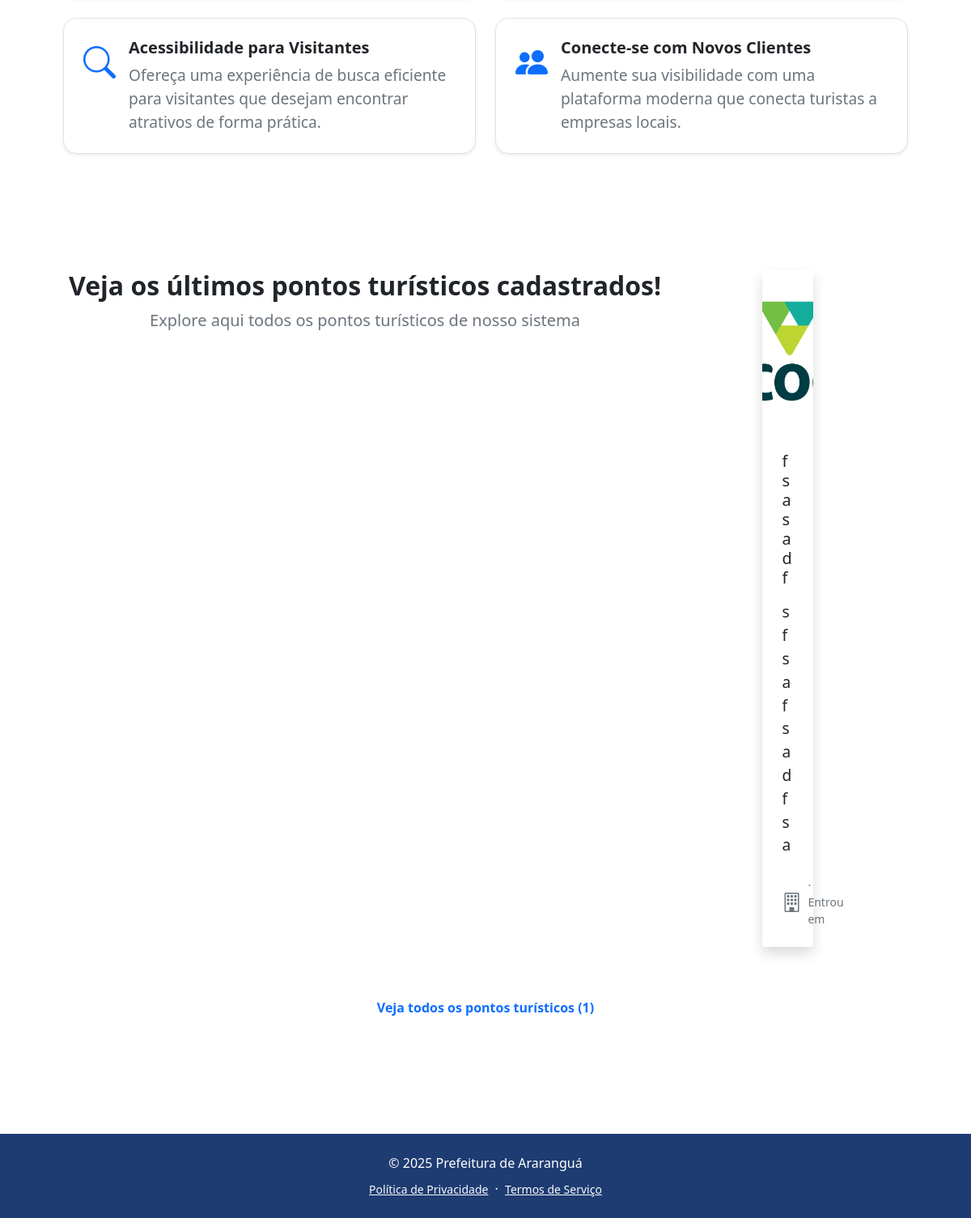
Before: /home/ (lower part) with the older database file.
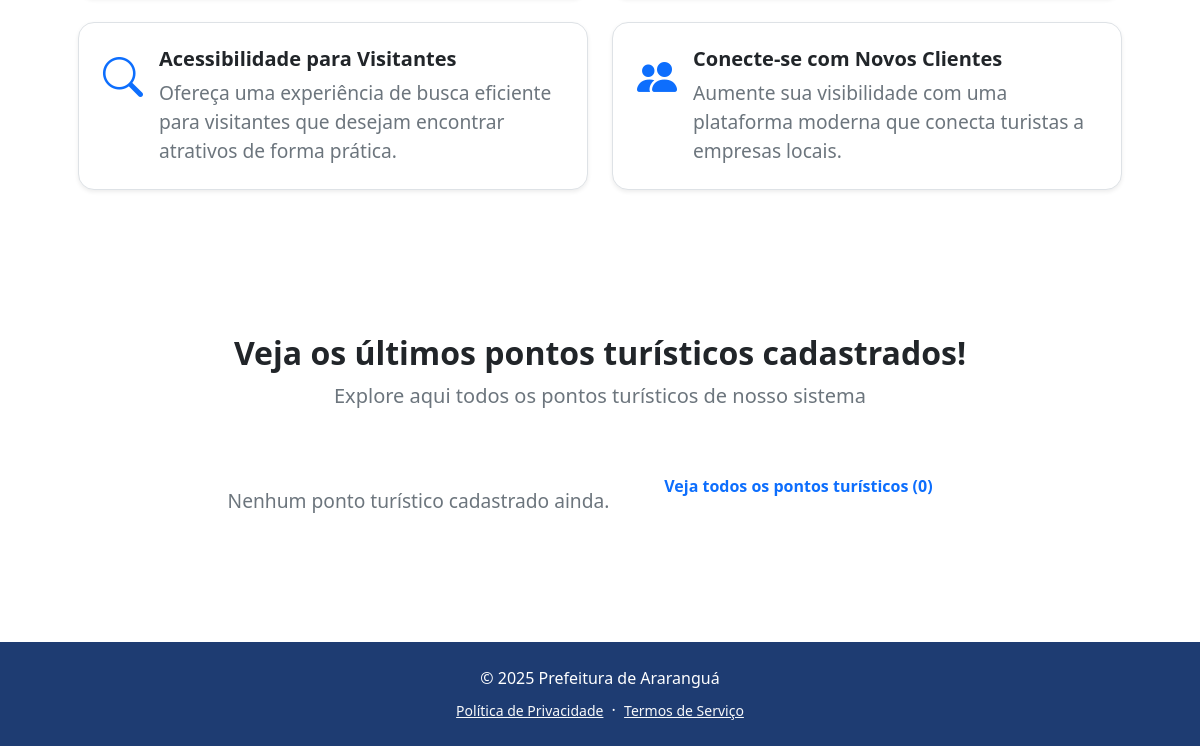
After: the same page with the newer database file.
### accounts/models.py (models this page shows, shortened)
class Empresa(models.Model):
    user = models.ForeignKey(User, on_delete=models.CASCADE, related_name='empresas')
    nome = models.CharField(max_length=255)
    categoria = models.ForeignKey(Categoria, on_delete=models.SET_NULL, null=True)
    descricao = models.TextField()
    rua = models.CharField(max_length=255)
    bairro = models.CharField(max_length=100)
    cidade = models.CharField(max_length=100)
    numero = models.CharField(max_length=10)
    cep = models.CharField(max_length=8)
    latitude = models.DecimalField(max_digits=9, decimal_places=6, null=True, blank=True)
    longitude = models.DecimalField(max_digits=9, decimal_places=6, null=True, blank=True)
    telefone = models.CharField(max_length=20)
    email = models.EmailField()
    site = models.URLField(blank=True, null=True)
    imagem = models.ImageField(upload_to='empresas/', blank=True, null=True)
    data_cadastro = models.DateTimeField(auto_now_add=True)

### accounts/views.py (the view)
# urls.py: path('home/', views.home, name='home'),
def home(request):
    empresas = Empresa.objects.all().order_by('-data_cadastro')[:6]  # pega só 6
    total_empresas = Empresa.objects.count()
    return render(request, 'home.html', {
        'empresas': empresas,
        'total_empresas': total_empresas,
    })

### accounts/templates/home.html (shortened to what the changed rows need)
{% extends 'base.html' %}
{% load static %}
{% block content %}
<body class="d-flex flex-column h-100">
    <main class="flex-shrink-0">
        <section class="py-5">
            <div class="container px-5 my-5">
                <div class="row gx-5 justify-content-center">
                    <div class="">
                        <div class="text-center">
                            <h2 class="fw-bolder">Veja os últimos pontos turísticos cadastrados!</h2>
                        </div>
                    </div>
                </div>
                <div class="row gx-5 d-flex justify-content-center align-items-center">
                    {% for empresa in empresas %}
                        <div class="col-12 col-sm-6 col-md-4 mb-5">
                            <a href="{% url 'empresa_detalhe' empresa.id %}"
                                class="text-decoration-none link-dark stretched-link">
                                <div class="card h-100 shadow border-0 animated-zoom">
                                    {% if empresa.imagem %}
                                    <img class="card-img-top img-card" src="{{ empresa.imagem.url }}"
                                        alt="{{ empresa.nome }}" style="max-height:200px; object-fit:cover;" />
                                    {% else %}
                                    <div class="text-center py-5"><i class="bi bi-building fs-1 text-muted"></i></div>
                                    {% endif %}
                                    <div class="card-body p-4">
                                        <h5 class="card-title mb-3">{{ empresa.nome }}</h5>
                                        <p class="card-text mb-0">{{ empresa.descricao|truncatechars:80 }}</p>
                                    </div>
                                    <div class="card-footer p-4 pt-0 bg-transparent border-top-0">
                                        <div class="d-flex align-items-end justify-content-between">
                                            <div class="d-flex align-items-center">
                                                <i class="bi bi-building me-2 fs-4 text-muted"></i>
                                                <div class="small">
                                                    <div class="text-muted">{{ empresa.categoria.nome_limpo }} · Entrou em
                                                        {{ empresa.data_cadastro|date:"d/m/Y" }}</div>
                                                </div>
                                            </div>
                                        </div>
                                    </div>
                                </div>
                            </a>
                        </div>
                    {% empty %}
                        <div class="col text-center">
                            <p class="text-muted">Nenhum ponto turístico cadastrado ainda.</p>
                        </div>
                    {% endfor %}
                </div>
                <div class="col-lg-4 mb-5 text-center">
                    <a href="{% url 'listar_empresas' %}" class="fw-semibold text-decoration-none">
                        Veja todos os pontos turísticos ({{ total_empresas }})
                    </a>
                </div>
            </div>
        </section>
    </main>
</body>
{% endblock %}

Changed rows visible on the page:
removed Empresa: imagem (picture), nome "fsasadf", descricao "sfsafsadfsa"
Other visible differences:
{{ total_empresas }}: "1" → "0"
text now shown: "Nenhum ponto turístico cadastrado ainda."
